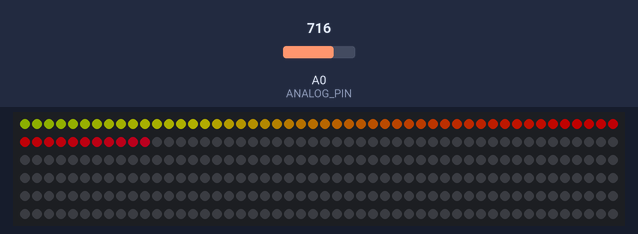
Bench run of a sketch on a simulated Arduino Uno, built with avr-gcc and run on an emulated ATmega328P. Parts: 300 RGB LEDs in strip order, left to right, continuing on the next row. The test bench sets the inputs (shaded band); at power-on: A0 (ANALOG_PIN) = 512. Dim RGB values are drawn brighter than linear; colours are those a GRB WS2812 strip shows for the declared byte order; random numbers use the default seed unless the sketch sets one.

1.3 s: A0 (ANALOG_PIN) set to 306
4.3 s: A0 (ANALOG_PIN) set to 511
7.3 s: A0 (ANALOG_PIN) set to 260
8.8 s: A0 (ANALOG_PIN) set to 716
Above: at 25.8 s.
Timing chart, 0 to 26.7 s (numbered marks = the images above; inputs shaded):
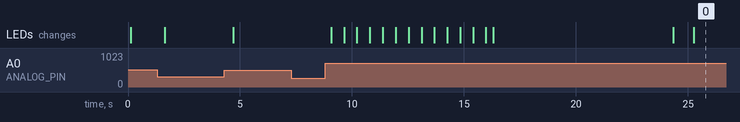

The sketch:

visualizer.ino
```cpp
#include <FastLED.h>

#define NUM_LEDS 300
#define DATA_PIN 6
#define EXPLOSION_LIMIT 20
#define ANALOG_PIN A0
#define HALF (NUM_LEDS / 2)
#define BASE_LEVEL 270
#define QUARTER (NUM_LEDS/4)
#define THIRD_QUARTER QUARTER*3

enum MODE { INSIDE_OUT, OUTSIDE_IN, LEVELS, MULTI_LEVELS, RANDOM, DEBUG, EXPLOSION, ALTERNATE, MUSIC_LINE};

unsigned long last_event = 0UL;
unsigned long last_mode_change = 0UL;
CRGB leds[NUM_LEDS];
MODE currentMode = MUSIC_LINE;
int highestLevel = 0;
int lowestLevel = 0;
int bright = 255;
int rBright = 0;
bool reverse = false;

int colours[4] = {50, 94, 136, 165};

void setup() {
  FastLED.addLeds<WS2812B,DATA_PIN,RGB>(leds,NUM_LEDS);
  FastLED.setBrightness(84);
  randomSeed(analogRead(A5));
}

//Helper functions
void fadeall() { for(int i = 0; i < NUM_LEDS; i++) { leds[i] = CHSV(0,0,0); } }

int setRandomColour() {
  return (rand() % sizeof(colours) / sizeof(colours[0]) -1);
}

//Lighting Modes----
void quarters(int val) {
  if(val <= BASE_LEVEL)
    return 0;
  int mVal = val - BASE_LEVEL;
  int hue = 60; // Green - Red
  for(int i = 0; i <= (mVal/10); ++i) {
      leds[HALF+i] = CHSV(hue++, 255,255);
      leds[HALF-i] = CHSV(hue++, 255,255);
      leds[QUARTER+i] = CHSV(hue++, 255,255);
      leds[QUARTER-i] = CHSV(hue++, 255,255);
      leds[THIRD_QUARTER+i] = CHSV(hue++, 255,255);
      leds[THIRD_QUARTER-i] = CHSV(hue++, 255,255);
      FastLED.show();
  }
}

void outsideIn(int val) {
  if(val <= BASE_LEVEL)
    return 0;
  int mVal = val - BASE_LEVEL;
  if(mVal > NUM_LEDS)
    mVal = NUM_LEDS;

  int hue = 60;
  for(int i = 0; i <=mVal; ++i) {
    leds[i] = CHSV(hue++, 255,255);
    leds[NUM_LEDS-i] = CHSV(hue++, 255,255);
    FastLED.show();
  }
}

void lightUpAndFade(int val, int hue) {
  if(val <= BASE_LEVEL)
    return 0;
  int mVal = (val - BASE_LEVEL);
  if(mVal > NUM_LEDS)
    mVal = NUM_LEDS;

  for(int i = 0; i <= mVal/5; ++i) {
      leds[i] = CHSV(hue++, 255,255);
      FastLED.show();
  }
}

void multiLightUpAndFade(int val, int hue) {
  if(val <= BASE_LEVEL)
    return 0;
  int mVal = ((val - BASE_LEVEL)/2);

  for(int i = 0; i <= mVal; ++i) {
    leds[i] = CHSV(hue++, 255, 255);
    leds[HALF+i] = CHSV(hue++, 255, 255);
  }
  FastLED.show();
}


void explosion(int val, int hue) {
    if(val <= BASE_LEVEL)
      return;
    //Issue here, where it could be going out of bounds.
    int mVal = NUM_LEDS - ((val - BASE_LEVEL)+EXPLOSION_LIMIT) *2;
    if (mVal <= EXPLOSION_LIMIT)
      return;

    for(int i = 0; i <= EXPLOSION_LIMIT; ++i) {
      leds[mVal + i - EXPLOSION_LIMIT - 1] = CHSV(hue,255,255-(i*12));
      leds[mVal - i + EXPLOSION_LIMIT + 1] = CHSV(hue,255,255-(i*12));
      FastLED.show();
    }
    for(int i = 0; i <= EXPLOSION_LIMIT; ++i) {
      leds[mVal + i] = CHSV(0,0,0);
      leds[mVal - i] = CHSV(0,0,0);
      FastLED.show();
    }
}

void randomLEDs(int val) {
  if(val < BASE_LEVEL + 50)
    return;
  int randomLED = random(EXPLOSION_LIMIT + 1, NUM_LEDS - EXPLOSION_LIMIT);
  double mVal = ( (double)(val) / (double)highestLevel);
  for(int i = 0; i <= EXPLOSION_LIMIT; ++i) {
      leds[randomLED + i - EXPLOSION_LIMIT - 1] = CHSV(floor(mVal * 255.0) ,255,255-(i*12));
      leds[randomLED - i + EXPLOSION_LIMIT + 1] = CHSV(floor(mVal * 255.0),255,255-(i*12));
      FastLED.show();
    }
    for(int i = 0; i <= EXPLOSION_LIMIT; ++i) {
      leds[randomLED + i] = CHSV(0,0,0);
      leds[randomLED - i] = CHSV(0,0,0);
      FastLED.show();
    }
}


void musicLine(int val) {

  if(val < BASE_LEVEL) {
    return;
  }
  //get a percentage the sounds is over Base_level
  double mVal = ( (double)(val - BASE_LEVEL) / (double)NUM_LEDS) * 100;
  //Light up the whole line
  for(int i = 1; i <= NUM_LEDS; ++i) {
    if(i == ( (mVal/100) * NUM_LEDS) && i > EXPLOSION_LIMIT ) {
        for(int ii = 0; ii <= EXPLOSION_LIMIT; ++ii) {
          //change it so if the pixel is coloured again, it changes to a deeper colour / more red color.
          leds[i+ii] = CHSV(150,255,255);
          leds[i-ii] = CHSV(150,255,255);
          FastLED.show();
        }
    }
    else
      leds[i] = CHSV(0, 0, 0);
  }
  FastLED.show();
}

void alternate(int val) {
  if(val <= BASE_LEVEL+50)
    return;

  for(int i = 0; i <= NUM_LEDS; ++i) {
    if(reverse) {
      bright++;
      rBright--;
    }
    else {
      bright--;
      rBright++;
    }
    if(bright == 0 || rBright ==0)
        reverse = !reverse;
    if(i%2==0) {
      leds[i] = CHSV(140, 255, bright);
    }
    else {
      // leds[i] = CHSV(70, 255, rBright);
      leds[i]=CHSV(130, 255, rBright);
    }
  }
  FastLED.show();
}

//Main loop
void loop() {
  int val = 0;
  int hue = 0;
  if (millis() - last_mode_change > 8000UL) {
      currentMode = (rand() % 9);
      last_mode_change = millis();
      hue = setRandomColour();
  }

  if (millis() - last_event > 100UL) {
      val = analogRead(ANALOG_PIN);
      last_event = millis();
  }

  if(val > highestLevel || highestLevel == 0)
    highestLevel = val;
  if(val < lowestLevel || lowestLevel == 0)
    lowestLevel = val;

  switch (currentMode) {
    case LEVELS:
      lightUpAndFade(val, colours[hue]);
      break;
    case MULTI_LEVELS:
      multiLightUpAndFade(val, colours[hue]);
      break;
    case INSIDE_OUT:
      quarters(val);
      break;
    case OUTSIDE_IN:
      outsideIn(val);
      break;
    // case DEBUG:
    //   for(int i = 0; i < NUM_LEDS; ++i) {
    //       Serial.print("Hue value is: ");
    //       Serial.println(i);
    //       leds[i] = CHSV(i, 255,255);
    //       FastLED.show();
    //   }
    //   break;
    case ALTERNATE:
      alternate(val);
      break;
    case RANDOM:
      randomLEDs(val);
      break;
    case EXPLOSION:
      explosion(val, colours[hue]);
      break;
    case MUSIC_LINE:
      musicLine(val);
      break;
    default:
      musicLine(val);
      break;
  }
  fadeall();
}
```

Measured:
- after the input at 7.3 s, every drawn part: stays the same
- after the input at 8.8 s, the LEDs: first change after 0.27 s (image 0 shows a later state)
